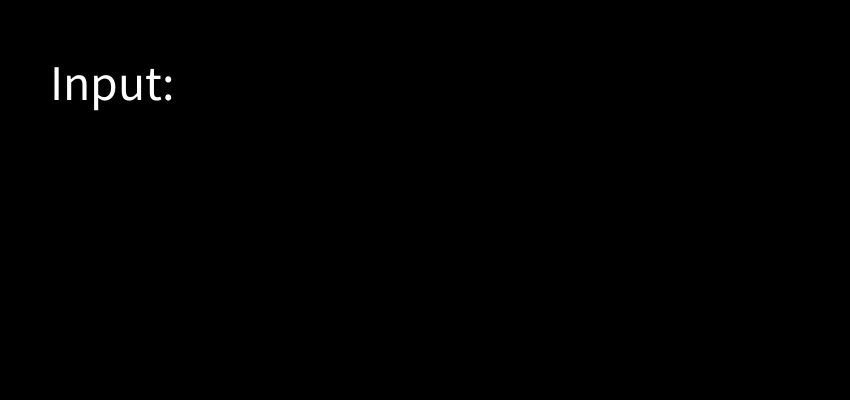
Frame 1 (no input)
Frame 60 (the mouse pressed at the canvas centre just before this capture): identical to frame 1, image omitted
Frame 120 (the mouse held since frame 60 and released just before this capture): identical to frame 1, image omitted

The Processing sketch that drew this single still picture (run headless with seeded random() and noise(); from frame 60 on, the mouse is pressed at the canvas centre):

// Processing sketch: week06_4_BACKSPACE
// ── week06_4_BACKSPACE.pde
void setup(){
  size(850,400);
  textSize(50);
}
String line = "";
void draw(){
  background(0);
  text("Input: " + line, 50,100);
}
void keyPressed(){
  if(key >= 'A' && key <= 'Z') line +=key;
  if(key >= 'a' && key <= 'z') line += key;
  if(key == BACKSPACE && line.length()>0) line = line.substring( 0, line.length()-1);
}
